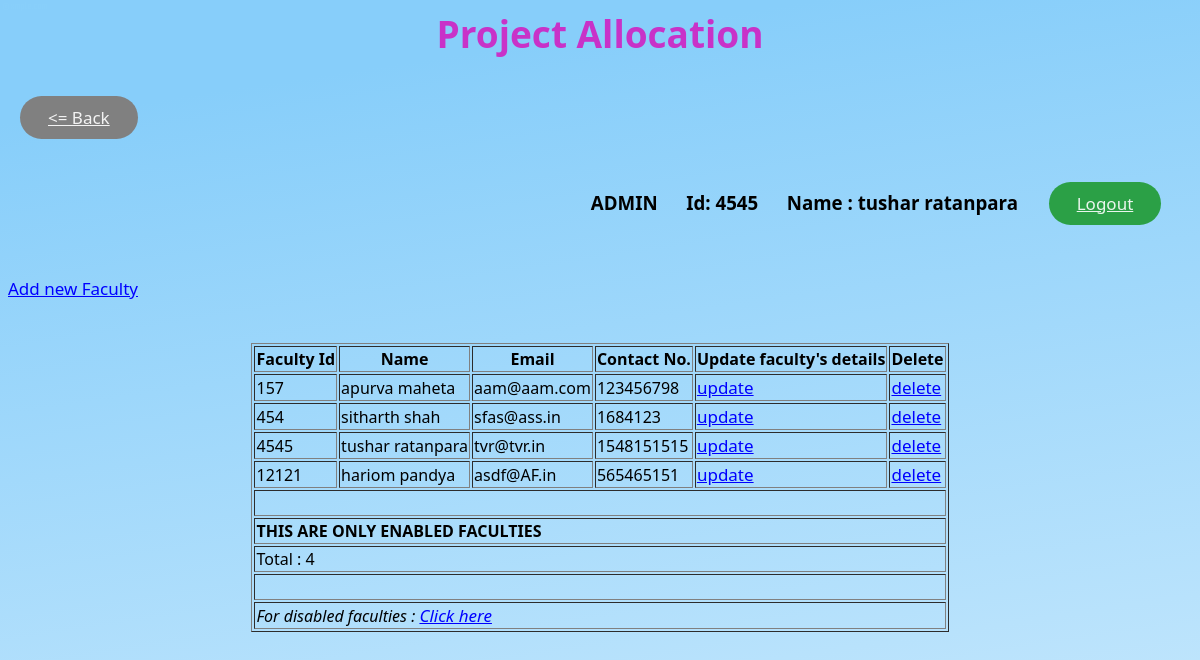
Page /admin/faculty.php (signed in) on the committed database.
### tables this page shows
CREATE TABLE `faculty` (
  `faculty_id` int(6) UNSIGNED NOT NULL,
  `name` varchar(25) NOT NULL,
  `password` varchar(20) DEFAULT NULL,
  `email` varchar(30) NOT NULL,
  `contact_no` varchar(14) NOT NULL,
  `admin` int(1) DEFAULT NULL,
  `enable` int(1) DEFAULT NULL
);

### admin/faculty.php (the view, shortened to what this page needs)
<html>
    <head>
        <link rel="stylesheet" type="text/css" href="../main.css">
    </head>
    <body>
        <h1 align="center">Project Allocation</h1>
        <h3 align="left"><a href="index.php"  class="back shadow"><= Back</a></h3>
        <h3 align="right"><?php if(isset($_SESSION['admin'])){echo 'ADMIN';}else{echo 'FACULTY';} ?>   &emsp;    Id: <?php echo $_SESSION['faculty']; ?>  &emsp;       Name : <?php echo $_SESSION['faculty_name']; ?>&emsp;<a href="admin_logout.php" class="log_out shadow">Logout</a>&emsp;</h3>        <br>
        <a href="f/insert_faculty.php">Add new Faculty</a>
        <br>
        <br>
        <form>
            <table align="center" border="1">
                <tr>
                    <th>Faculty Id</th>
                    <th>Name</th>
                    <th>Email</th>
                    <th>Contact No.</th>
                    <th>Update faculty's details</th>
                    <th>Delete</th>
                </tr>
                <?php
                $count=0;
                    try{
                        $dbhandler=new PDO('mysql:host=127.0.0.1;dbname=project_db','root','');
                        $dbhandler->setAttribute(PDO::ATTR_ERRMODE, PDO::ERRMODE_EXCEPTION);
                        $sql='select * from faculty where enable=1';
                        $query=$dbhandler->query($sql);
                        while($r=$query->fetch())
                        {
                                echo '<tr>'
                                . '<td>'.$r['faculty_id'].'</td>'
                                . '<td>'.$r['name'].'</td>'
                                . '<td>'.$r['email'].'</td>'
                                . '<td>'.$r['contact_no'].'</td>'
                                . '<td><a href="f/update_faculty.php?id='.$r['faculty_id'].'">update</a></td>'
                                . '<td><a href="s/delete_faculty_sql.php?id='.$r['faculty_id'].'">delete</a></td>'
                                        .'</tr>';
                            $count++;
                        }
                    } catch (Exception $ex) {
                        echo 'hello! There is some error!';
                    }
                echo '<tr>
                    <td colspan="6"><br></td>
                </tr>
                <tr>
                    <td colspan="6"><b>THIS ARE ONLY ENABLED FACULTIES</b></td>
                </tr>
                <tr>
                    <td colspan="6">Total : '.$count.'</td>
                </tr>';
                ?>
                <tr>
                    <td colspan="6"><br></td>
                </tr>
                <tr>
                    <td colspan="6"><i>For disabled faculties  : <a href="f/disabled_faculties.php">Click here</a></i></td>
                </tr>
            </table>
        </form>
    </body>
</html>

### main.css (style rules this page uses)
h1 { color: rgb(200,50,200); font-family: algerian,Segoe UI,Frutiger,Frutiger Linotype,Dejavu Sans; font-size: 37px; }
a { color: blue; font-size: 17px; }
.log_out { display: inline-block; -webkit-box-sizing: border-box; -moz-box-sizing: border-box; box-sizing: border-box; cursor: pointer; margin: 12px; padding: 10px 28px; border: none; -webkit-border-radius: 30px; border-radius: 30px; font-family: Segoe UI,Frutiger,Frutiger Linotype,Dejavu Sans,Helvetica Neue,Arial,sans-serif; font-size: 17px; font-style: normal; font-variant: normal; font-weight: 500; color: rgba(255,255,255,0.9); -o-text-overflow: clip; text-overflow: clip; background: #2ba046; }
.back { display: inline-block; -webkit-box-sizing: border-box; -moz-box-sizing: border-box; box-sizing: border-box; cursor: pointer; margin: 12px; padding: 10px 28px; border: none; -webkit-border-radius: 30px; border-radius: 30px; font-family: Segoe UI,Frutiger,Frutiger Linotype,Dejavu Sans,Helvetica Neue,Arial,sans-serif; font-size: 17px; font-style: normal; font-variant: normal; font-weight: 500; color: rgba(255,255,255,0.9); -o-text-overflow: clip; text-overflow: clip; background: grey; }

### rows in the picture
faculty: faculty_id "157", name "apurva maheta", email "aam@aam.com", contact_no "123456798"
faculty: faculty_id "454", name "sitharth shah", email "sfas@ass.in", contact_no "1684123"
faculty: faculty_id "4545", name "tushar ratanpara", email "tvr@tvr.in", contact_no "1548151515"
faculty: faculty_id "12121", name "hariom pandya", email "asdf@AF.in", contact_no "565465151"

### other values in the picture
$_SESSION['faculty'] "4545"
$_SESSION['faculty_name'] "tushar ratanpara"
$count "4"
